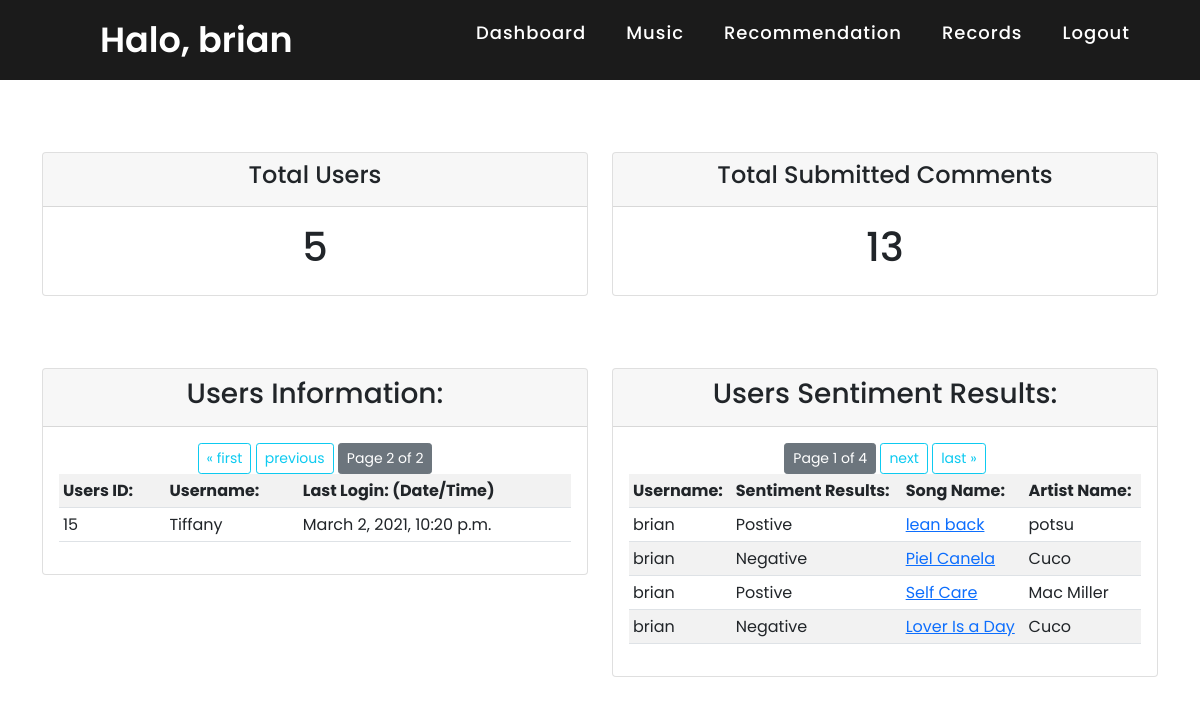
The app's page /dashboard/?page2=2 (signed in), older data.
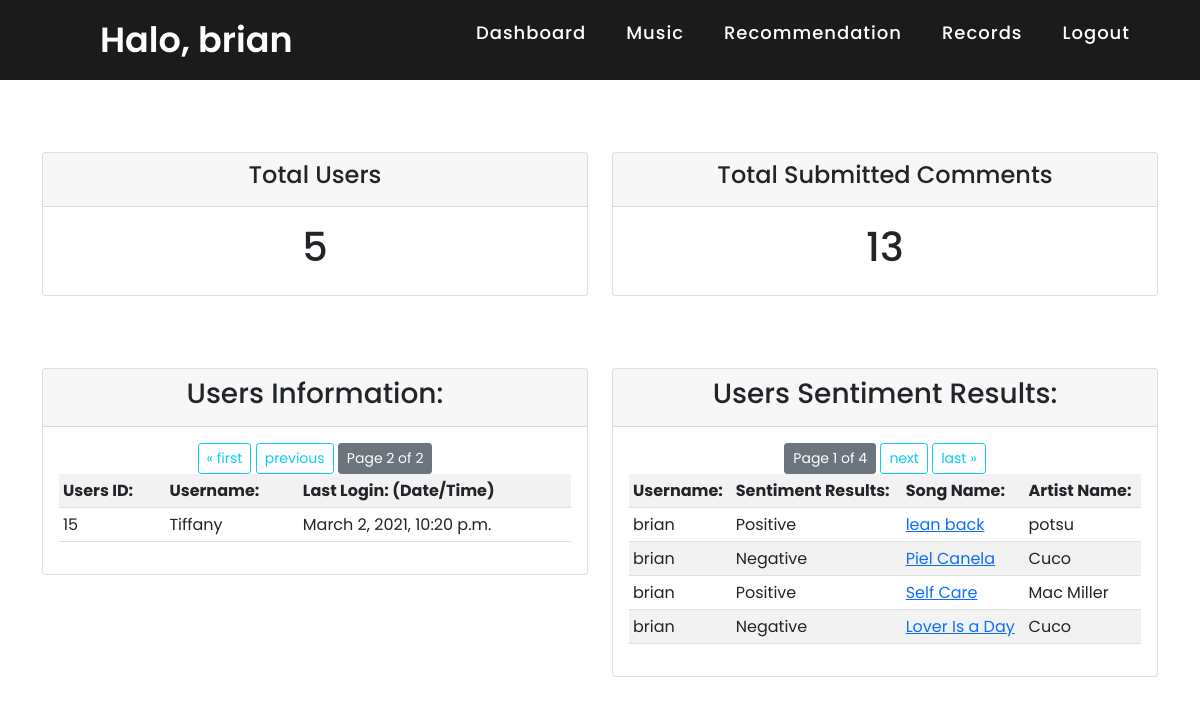
The same page, newer data.
### accounts/models.py (models this page shows, shortened)
class Sentiment_Records(models.Model):
    song_comments = models.TextField(max_length=500)
    sentiment_result = models.TextField(max_length=200)
    sentiment_polarity = models.FloatField(validators=[MinValueValidator(-1), MaxValueValidator(1)])
    sentiment_subjectivity = models.FloatField(validators=[MinValueValidator(0), MaxValueValidator(1)])
    date_created = models.DateTimeField(auto_now_add=True, null=True)
    usr = models.ForeignKey(User, null=True, on_delete=models.SET_NULL)
    song = models.ForeignKey(Songs, null=True, on_delete=models.SET_NULL)

class Songs(models.Model):
    artist_name = models.TextField(max_length=200)
    Song_name = models.TextField(max_length=200)
    album_name = models.TextField(max_length=200)
    track_number =  models.TextField(max_length=100)
    release_date = models.TextField(max_length=100)
    popularity = models.IntegerField(default=0)
    songs_id = models.TextField(max_length=100)
    Song_image = models.TextField(max_length=500)
    Song_preview = models.TextField(max_length=500)
    date_created = models.DateTimeField(auto_now_add=True, null=True)
    likes = models.ManyToManyField(User, related_name='songs_post')

### accounts/decorators.py (the view)
		def wrapper_func(request, *args, **kwargs):
			group = None
			if request.user.groups.exists():
				group = request.user.groups.all()[0].name
			if group in allowed_roles:
				return view_func(request, *args, **kwargs)
			else:
				return redirect('404')

### accounts/views.py (called while the page is built)
@login_required(login_url='login')
@allowed_users(allowed_roles=['admin'])
@admin_only
def AdminHomepage(request):
	users  = User.objects.all()
	paginator2 = Paginator(users, 4)
	page_number2 = request.GET.get('page2')
	page_obj2 = paginator2.get_page(page_number2)
	comments = Sentiment_Records.objects.all()
	paginator = Paginator(comments, 4)
	page_number = request.GET.get('page')
	page_obj = paginator.get_page(page_number)
	groups = Group.objects.all()
	total_users = users.count()
	total_comments = comments.count()
	context = {'users':page_obj2, 'comments':page_obj, 'groups':groups, 'total_users':total_users, 'total_comments':total_comments}
	return render(request, 'accounts/dashboard.html', context)

### accounts/templates/accounts/dashboard.html (shortened to what this page needs)
{% extends 'accounts/main.html' %}
   {% block content %}
<br>
<br>
<br>
<div class="row">
	<div class="col">
		<div class="col-md">
			<div class="card text-center">
			  	<div class="card-header">
			  		<h4 class="card-title">Total Users</h4>
			  	</div>
			  	<div class="card-body">
			    	<h1 class="card-title">{{total_users}}</h1>
			  	</div>
			</div>
		</div>
	</div>
	<div class="col">
		<div class="col-md">
			<div class="card text-center">
			  	<div class="card-header">
			  		<h4 class="card-title">Total Submitted Comments</h4>
			  	</div>
			  	<div class="card-body">
			    	<h1 class="card-title">{{total_comments}}</h1>
			  	</div>
			</div>
		</div>
	</div>
</div>
<br>
<br>
<br>
<div class="row">
	<div class="col">
		<div class="col-md">
			<div class="card text-center">
			  	<div class="card-header">
			  		<h3 class="card-title">Users Information: </h3>
			  	</div>
			  	<div class="card-body">
			  			     {% if users.has_previous %}
			                  <a href="?page2=1" class="btn btn-outline-info btn-sm">&laquo; first</a>
			                  <a href="?page2={{ users.previous_page_number }}" class="btn btn-outline-info btn-sm">previous</a>
              				{% endif %}
                			<span class="current">
                    			<a class="btn btn-sm btn-secondary" disabled >Page {{ users.number }} of {{ users.paginator.num_pages }}</a>
                			</span>
				              <br>
			    	<table class="table table-sm table-striped table-hover">
						<tr>
							<th>Users ID: </th>
							<th>Username: </th>
							<th>Last Login: (Date/Time)</th>
						</tr>
						{% for user in users %}
						<tr>
							<td>{{user.id}}</td>
							<td>{{user.username}}</td>
							<td>{{user.last_login}}</td>
						</tr>
						{% endfor %}
					</table>
			  	</div>
			</div>
		</div>
	</div>
	<div class="col">
		<div class="col-md">
			<div class="card text-center">
			  	<div class="card-header">
			  		<h3 class="card-title">Users Sentiment Results: </h3>
			  	</div>
			  	<div class="card-body">
                			<span class="current">
                    			<a class="btn btn-sm btn-secondary" disabled >Page {{ comments.number }} of {{ comments.paginator.num_pages }}</a>
                			</span>
				              {% if comments.has_next %}
				                  <a href="?page={{ comments.next_page_number }}" class="btn btn-outline-info btn-sm">next</a>
				                  <a href="?page={{ comments.paginator.num_pages }}" class="btn btn-outline-info btn-sm">last &raquo;</a>
				              {% endif %}
				              <br>
			    	<table class="table table-sm table-striped table-hover">
						<tr>
							<th>Username: </th>
							<th>Sentiment Results: </th>
							<th>Song Name: </th>
							<th>Artist Name: </th>
						</tr>
						{% for comment in comments %}
						<tr>
							<td>{{comment.usr}}</td>
							<td>{{comment.sentiment_result}}</td>
							<td><a href ="{% url 'music_profile' comment.song.id %}">{{comment.song.Song_name}}</a></td>
							<td>{{comment.song.artist_name}}</td>
						</tr>
						{% endfor %}
					</table>
			  	</div>
			</div>
		</div>
	</div>
</div>
   {% endblock %}

Row changes from the older to the newer data that the page shows:
changed Sentiment_Records "lean back": sentiment_result "Postive" → "Positive"
changed Sentiment_Records "Self Care": sentiment_result "Postive" → "Positive"
